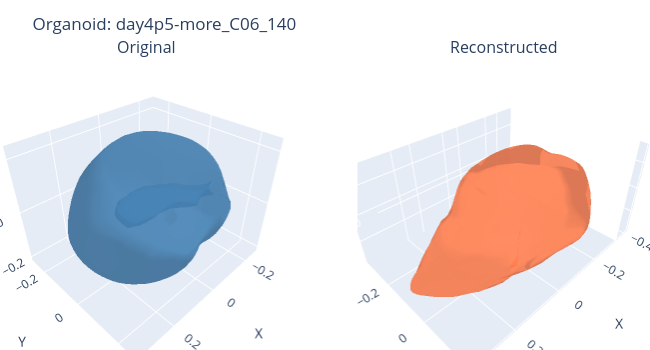
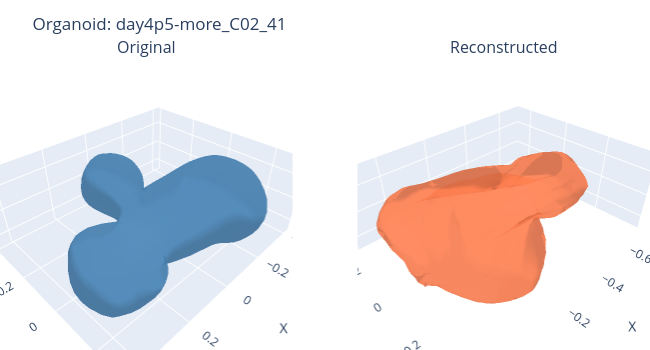
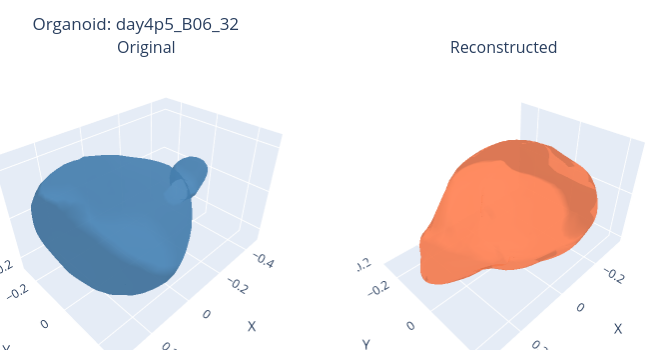
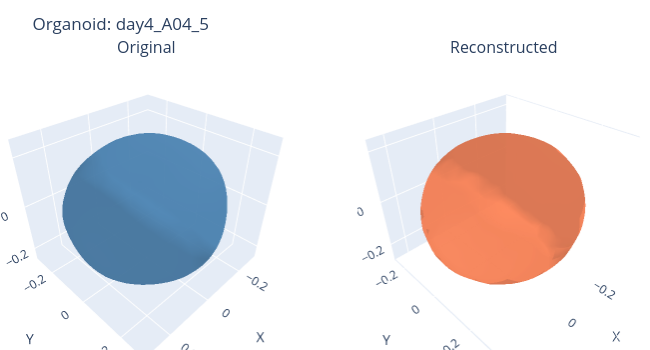

Notebook source saved alongside these figures, in order:
### Code cell
# Histogram
fig, ax = plt.subplots(figsize=(8, 4))
ax.hist(chamfer_dists, bins=40, edgecolor='k', alpha=0.7)
ax.axvline(np.median(chamfer_dists), color='r', linestyle='--', label=f'median={np.median(chamfer_dists):.4f}')
ax.set_xlabel('Chamfer Distance')
ax.set_ylabel('Count')
ax.set_title('Reconstruction quality across dataset')
ax.legend()
plt.tight_layout()
plt.show()

# Show the worst reconstructions
worst_indices = np.argsort(chamfer_dists)[-3:]
print('\nWorst reconstructions:')
for idx in worst_indices:
    dataset_idx = id_to_dataset_idx.get(recon_ids[idx], idx)
    print(f'  {recon_ids[idx]}: CD={chamfer_dists[idx]:.6f}')
    result = reconstruct(model, dataset, dataset_idx, sphere_verts, device)
    plot_mesh_comparison(result)

# Show the best reconstructions
best_indices = np.argsort(chamfer_dists)[:3]
print('\nBest reconstructions:')
for idx in best_indices:
    dataset_idx = id_to_dataset_idx.get(recon_ids[idx], idx)
    print(f'  {recon_ids[idx]}: CD={chamfer_dists[idx]:.6f}')
    result = reconstruct(model, dataset, dataset_idx, sphere_verts, device)
    plot_mesh_comparison(result)

### Figure 1 — Plotly figure (JSON) as saved in the notebook; plotly's stock layout.template omitted (floating-point values rounded to 4 significant figures; data arrays with more than 128 entries replaced by an {"elided": "..."} marker saying what was removed)
{"data": [{"color": "steelblue", "i": {"elided": "2562 int values"}, "j": {"elided": "2562 int values"}, "k": {"elided": "2562 int values"}, "name": "Original", "opacity": 0.7, "scene": "scene", "showscale": false, "type": "mesh3d", "x": {"elided": "1283 float values"}, "y": {"elided": "1283 float values"}, "z": {"elided": "1283 float values"}}, {"color": "coral", "i": {"elided": "5120 int values"}, "j": {"elided": "5120 int values"}, "k": {"elided": "5120 int values"}, "name": "Reconstructed", "opacity": 0.7, "scene": "scene2", "showscale": false, "type": "mesh3d", "x": {"elided": "2562 float values"}, "y": {"elided": "2562 float values"}, "z": {"elided": "2562 float values"}}], "layout": {"annotations": [{"font": {"size": 16}, "showarrow": false, "text": "Original", "x": 0.225, "xanchor": "center", "xref": "paper", "y": 1, "yanchor": "bottom", "yref": "paper"}, {"font": {"size": 16}, "showarrow": false, "text": "Reconstructed", "x": 0.775, "xanchor": "center", "xref": "paper", "y": 1, "yanchor": "bottom", "yref": "paper"}], "height": 350, "margin": {"b": 0, "l": 0, "r": 0, "t": 60}, "scene": {"aspectmode": "data", "domain": {"x": [0, 0.45], "y": [0, 1]}, "xaxis": {"title": {"text": "X"}}, "yaxis": {"title": {"text": "Y"}}, "zaxis": {"title": {"text": "Z"}}}, "scene2": {"aspectmode": "data", "domain": {"x": [0.55, 1], "y": [0, 1]}, "xaxis": {"title": {"text": "X"}}, "yaxis": {"title": {"text": "Y"}}, "zaxis": {"title": {"text": "Z"}}}, "showlegend": false, "title": {"text": "Organoid: day4p5-more_C06_140"}, "width": 650}}

### Figure 2 — Plotly figure (JSON) as saved in the notebook; plotly's stock layout.template omitted (floating-point values rounded to 4 significant figures; data arrays with more than 128 entries replaced by an {"elided": "..."} marker saying what was removed)
{"data": [{"color": "steelblue", "i": {"elided": "2562 int values"}, "j": {"elided": "2562 int values"}, "k": {"elided": "2562 int values"}, "name": "Original", "opacity": 0.7, "scene": "scene", "showscale": false, "type": "mesh3d", "x": {"elided": "1283 float values"}, "y": {"elided": "1283 float values"}, "z": {"elided": "1283 float values"}}, {"color": "coral", "i": {"elided": "5120 int values"}, "j": {"elided": "5120 int values"}, "k": {"elided": "5120 int values"}, "name": "Reconstructed", "opacity": 0.7, "scene": "scene2", "showscale": false, "type": "mesh3d", "x": {"elided": "2562 float values"}, "y": {"elided": "2562 float values"}, "z": {"elided": "2562 float values"}}], "layout": {"annotations": [{"font": {"size": 16}, "showarrow": false, "text": "Original", "x": 0.225, "xanchor": "center", "xref": "paper", "y": 1, "yanchor": "bottom", "yref": "paper"}, {"font": {"size": 16}, "showarrow": false, "text": "Reconstructed", "x": 0.775, "xanchor": "center", "xref": "paper", "y": 1, "yanchor": "bottom", "yref": "paper"}], "height": 350, "margin": {"b": 0, "l": 0, "r": 0, "t": 60}, "scene": {"aspectmode": "data", "domain": {"x": [0, 0.45], "y": [0, 1]}, "xaxis": {"title": {"text": "X"}}, "yaxis": {"title": {"text": "Y"}}, "zaxis": {"title": {"text": "Z"}}}, "scene2": {"aspectmode": "data", "domain": {"x": [0.55, 1], "y": [0, 1]}, "xaxis": {"title": {"text": "X"}}, "yaxis": {"title": {"text": "Y"}}, "zaxis": {"title": {"text": "Z"}}}, "showlegend": false, "title": {"text": "Organoid: day4p5-more_C02_41"}, "width": 650}}

### Figure 3 — Plotly figure (JSON) as saved in the notebook; plotly's stock layout.template omitted (floating-point values rounded to 4 significant figures; data arrays with more than 128 entries replaced by an {"elided": "..."} marker saying what was removed)
{"data": [{"color": "steelblue", "i": {"elided": "2562 int values"}, "j": {"elided": "2562 int values"}, "k": {"elided": "2562 int values"}, "name": "Original", "opacity": 0.7, "scene": "scene", "showscale": false, "type": "mesh3d", "x": {"elided": "1283 float values"}, "y": {"elided": "1283 float values"}, "z": {"elided": "1283 float values"}}, {"color": "coral", "i": {"elided": "5120 int values"}, "j": {"elided": "5120 int values"}, "k": {"elided": "5120 int values"}, "name": "Reconstructed", "opacity": 0.7, "scene": "scene2", "showscale": false, "type": "mesh3d", "x": {"elided": "2562 float values"}, "y": {"elided": "2562 float values"}, "z": {"elided": "2562 float values"}}], "layout": {"annotations": [{"font": {"size": 16}, "showarrow": false, "text": "Original", "x": 0.225, "xanchor": "center", "xref": "paper", "y": 1, "yanchor": "bottom", "yref": "paper"}, {"font": {"size": 16}, "showarrow": false, "text": "Reconstructed", "x": 0.775, "xanchor": "center", "xref": "paper", "y": 1, "yanchor": "bottom", "yref": "paper"}], "height": 350, "margin": {"b": 0, "l": 0, "r": 0, "t": 60}, "scene": {"aspectmode": "data", "domain": {"x": [0, 0.45], "y": [0, 1]}, "xaxis": {"title": {"text": "X"}}, "yaxis": {"title": {"text": "Y"}}, "zaxis": {"title": {"text": "Z"}}}, "scene2": {"aspectmode": "data", "domain": {"x": [0.55, 1], "y": [0, 1]}, "xaxis": {"title": {"text": "X"}}, "yaxis": {"title": {"text": "Y"}}, "zaxis": {"title": {"text": "Z"}}}, "showlegend": false, "title": {"text": "Organoid: day4p5_B06_32"}, "width": 650}}

### Figure 4 — Plotly figure (JSON) as saved in the notebook; plotly's stock layout.template omitted (floating-point values rounded to 4 significant figures; data arrays with more than 128 entries replaced by an {"elided": "..."} marker saying what was removed)
{"data": [{"color": "steelblue", "i": {"elided": "2562 int values"}, "j": {"elided": "2562 int values"}, "k": {"elided": "2562 int values"}, "name": "Original", "opacity": 0.7, "scene": "scene", "showscale": false, "type": "mesh3d", "x": {"elided": "1283 float values"}, "y": {"elided": "1283 float values"}, "z": {"elided": "1283 float values"}}, {"color": "coral", "i": {"elided": "5120 int values"}, "j": {"elided": "5120 int values"}, "k": {"elided": "5120 int values"}, "name": "Reconstructed", "opacity": 0.7, "scene": "scene2", "showscale": false, "type": "mesh3d", "x": {"elided": "2562 float values"}, "y": {"elided": "2562 float values"}, "z": {"elided": "2562 float values"}}], "layout": {"annotations": [{"font": {"size": 16}, "showarrow": false, "text": "Original", "x": 0.225, "xanchor": "center", "xref": "paper", "y": 1, "yanchor": "bottom", "yref": "paper"}, {"font": {"size": 16}, "showarrow": false, "text": "Reconstructed", "x": 0.775, "xanchor": "center", "xref": "paper", "y": 1, "yanchor": "bottom", "yref": "paper"}], "height": 350, "margin": {"b": 0, "l": 0, "r": 0, "t": 60}, "scene": {"aspectmode": "data", "domain": {"x": [0, 0.45], "y": [0, 1]}, "xaxis": {"title": {"text": "X"}}, "yaxis": {"title": {"text": "Y"}}, "zaxis": {"title": {"text": "Z"}}}, "scene2": {"aspectmode": "data", "domain": {"x": [0.55, 1], "y": [0, 1]}, "xaxis": {"title": {"text": "X"}}, "yaxis": {"title": {"text": "Y"}}, "zaxis": {"title": {"text": "Z"}}}, "showlegend": false, "title": {"text": "Organoid: day4_A04_5"}, "width": 650}}
